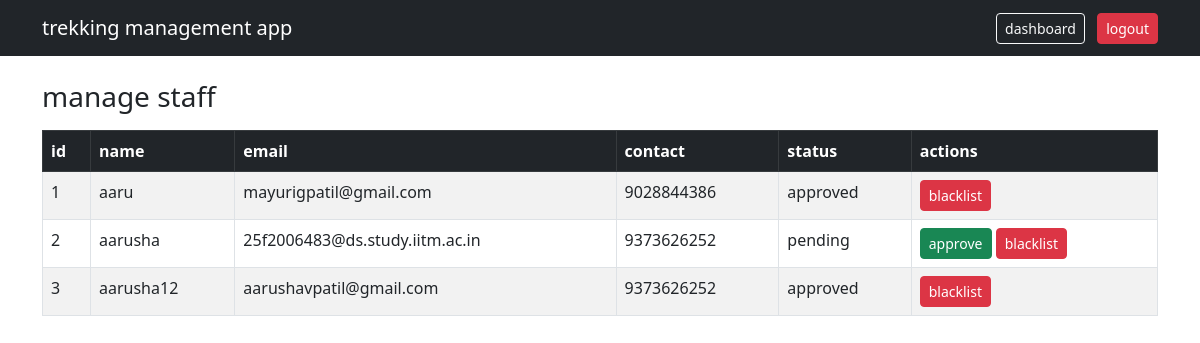
/admin/staff (signed in), run on an earlier commit of the app's database.
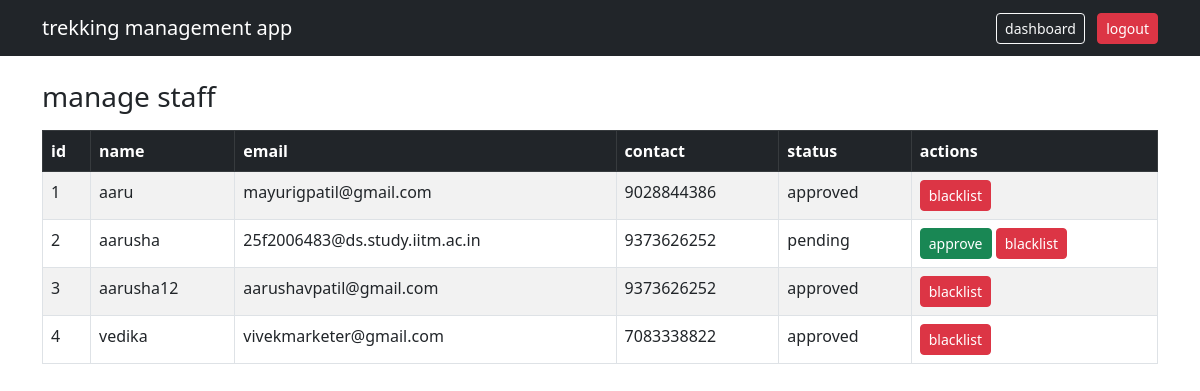
And on a later commit of the database.
### database.py (models this page shows)
class Staff(db.Model):
    __tablename__ = 'staff'
    id = db.Column(db.Integer, primary_key=True)
    name = db.Column(db.String(120), nullable=False)
    email = db.Column(db.String(120), unique=True, nullable=False)
    contact = db.Column(db.String(20), nullable=False)
    password_hash = db.Column(db.String(128), nullable=False)
    status = db.Column(db.String(20), default='pending')
    treks = db.relationship('Trek', backref='staff', lazy=True)

### app.py (the view)
@app.route('/admin/staff')
def admin_staff():
    if session.get('role') != 'admin':
        return redirect(url_for('login'))
    staff_list = Staff.query.all()
    return render_template('admin/staff.html', staff_list=staff_list)

### templates/admin/staff.html (shortened to what this page needs)
<!DOCTYPE html>
<html lang="en">
<head>
    <link href="https://cdn.jsdelivr.net/npm/bootstrap@5.3.0-alpha1/dist/css/bootstrap.min.css" rel="stylesheet">
</head>
<body>
<nav class="navbar navbar-dark bg-dark">
    <div class="container">
        <a class="navbar-brand">trekking management app</a>
        <div>
            <a href="/admin/dashboard" class="btn btn-outline-light btn-sm me-2">dashboard</a>
            <a href="/logout" class="btn btn-danger btn-sm">logout</a>
        </div>
    </div>
</nav>
<div class="container mt-4">
    <h3>manage staff</h3>
    <table class="table table-bordered table-striped mt-3">
        <thead class="table-dark">
            <tr>
                <th>id</th>
                <th>name</th>
                <th>email</th>
                <th>contact</th>
                <th>status</th>
                <th>actions</th>
            </tr>
        </thead>
        <tbody>
            {% for staff in staff_list %}
            <tr>
                <td>{{ staff.id }}</td>
                <td>{{ staff.name }}</td>
                <td>{{ staff.email }}</td>
                <td>{{ staff.contact }}</td>
                <td>{{ staff.status }}</td>
                <td>
                    {% if staff.status == 'pending' %}
                        <a href="/admin/staff/approve/{{ staff.id }}" class="btn btn-sm btn-success">approve</a>
                        <a href="/admin/staff/blacklist/{{ staff.id }}" class="btn btn-sm btn-danger">blacklist</a>
                    {% elif staff.status == 'approved' %}
                        <a href="/admin/staff/blacklist/{{ staff.id }}" class="btn btn-sm btn-danger">blacklist</a>
                    {% elif staff.status == 'blacklisted' %}
                        <a href="/admin/staff/approve/{{ staff.id }}" class="btn btn-sm btn-success">approve</a>
                    {% endif %}
                </td>
            </tr>
            {% else %}
            <tr>
                <td colspan="6" class="text-center">no staff found</td>
            </tr>
            {% endfor %}
        </tbody>
    </table>
</div>
</body>
</html>

What changed in the data, as far as the page shows it:
added Staff: id "4", name "vedika", email "vivekmarketer@gmail.com", contact "7083338822", status "approved"
